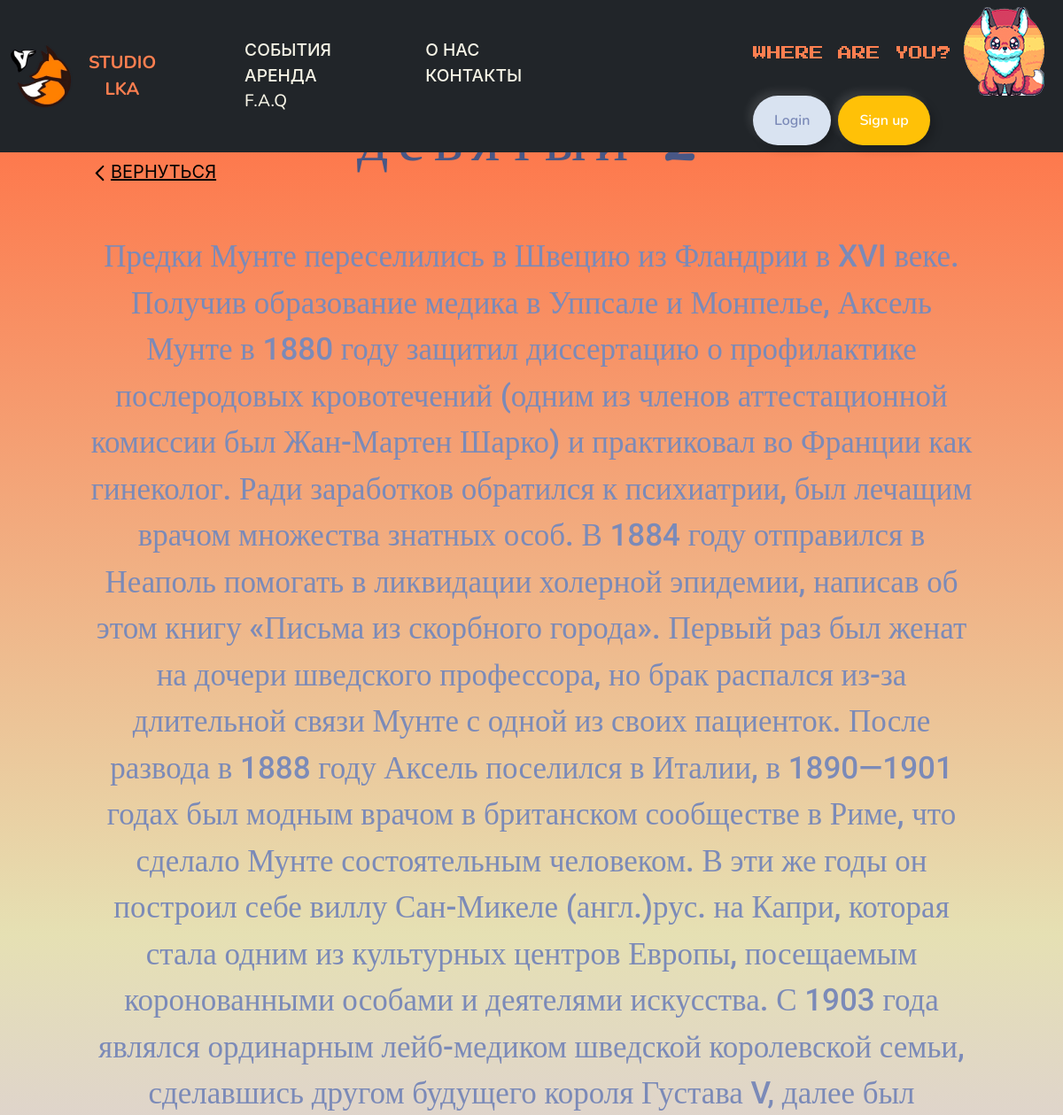
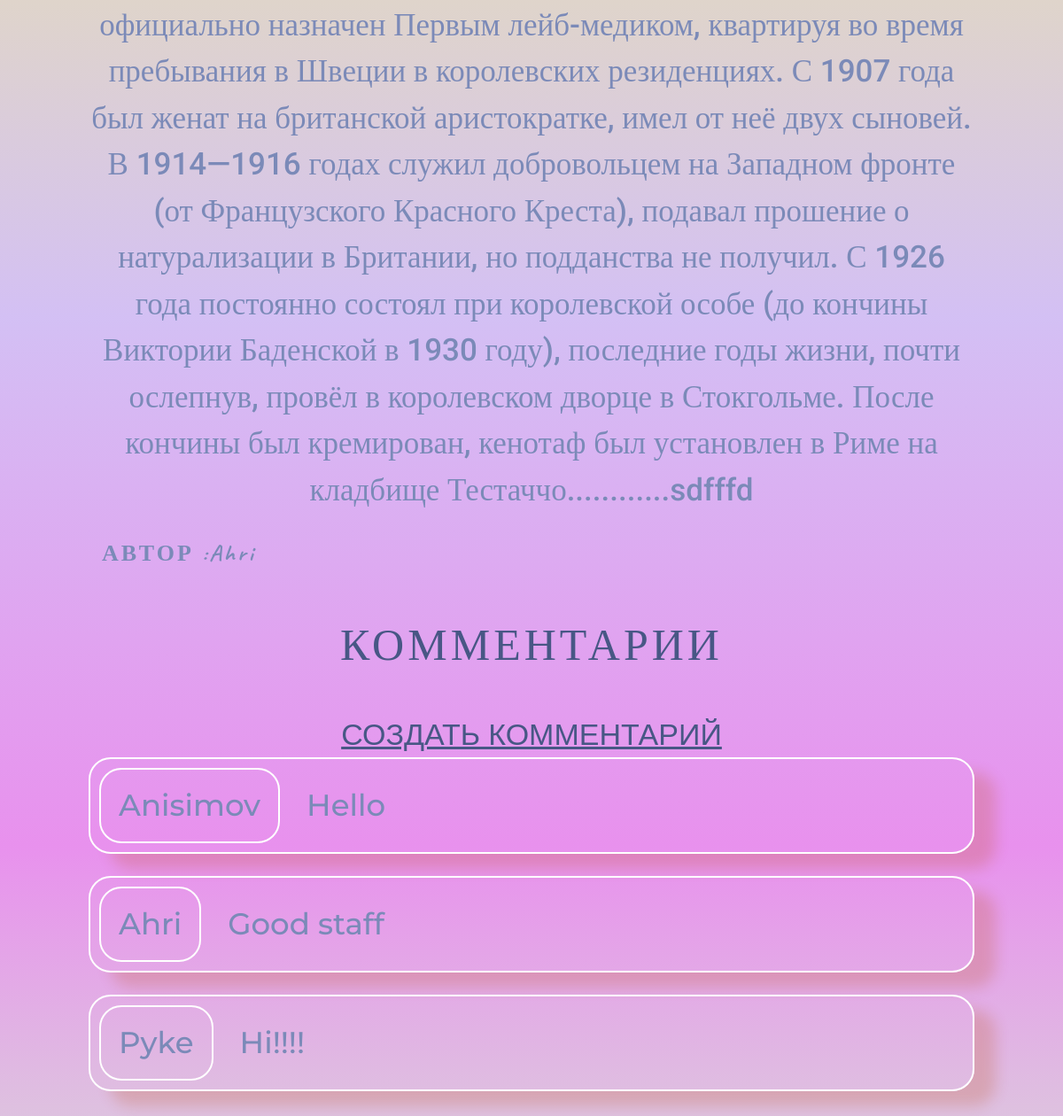
Page /blogs/3/ on the committed database (2 pictures, top to bottom).
### blog/models.py (models this page shows, shortened)
class Post(models.Model):
    title = models.CharField(max_length=200)
    author = models.ForeignKey('auth.User', on_delete=models.CASCADE)
    body = models.TextField()

class Comment(models.Model):
    atricle = models.ForeignKey(Post, on_delete=models.CASCADE, related_name='comments')
    comment = models.CharField(max_length=140)
    author = models.ForeignKey(
        'auth.User',
        on_delete=models.CASCADE,
    )
    def __str__(self):
        return self.comment

### blog/views.py (the view)
# urls.py: path('blogs/<int:pk>/', views.BlogDetailView.as_view(), name='post_detail'),
class BlogDetailView(DetailView):
    model = Post
    template_name = 'post_detail.html'

### templates/post_detail.html (shortened to what this page needs)
<!DOCTYPE html>
{% extends 'base.html' %}
{% load static %}
    {% block content %}
<body class="blog-body">
<section class="post-page">
    <div class="back">
        <a href="{% url 'main_post' %}"><img class="img-back" src="{% static 'IMG/svgs/back.svg' %}" width="25px" height="25px"></a>
        <a href="{% url 'main_post' %}" class="back-page">ВЕРНУТЬСЯ</a>
    </div>
      <div class="blog-new-style">
            <div class="post-detail">
                <h2 class="detail-title"> {{ post.title }} </h2>
                <p class="detail-body"> {{ post.body }} </p>
                <p class="posts-author">АВТОР :{{ post.author }}</p>
                <div class="comments_list">
                    <h1 class="comment_title">КОММЕНТАРИИ</h1>
                    <a href="{% url 'comment_new' post.pk %}"> СОЗДАТЬ КОММЕНТАРИЙ</a>
                    {% for comment in post.comments.all %}
                    <div class="outline_comment">
                            <p>
                                <div class="author_box">
                                    <span class="comment_author">{{ comment.author }} </span>
                                </div>
                                <div class="comments_style">
                                    <p class="comment_text" >{{ comment }}</p>
                                </div>
                            </p>
                        </div>
                    {% endfor %}
                </div>
            </div>
    </div>
</section>
</body>
   {% endblock content %}

### templates/base.html (shortened to what this page needs)
<!DOCTYPE html>
{% load static %}
<html lang="en">
<head>
    {% block css %}
        <link rel="stylesheet" href="{% static 'css/reg_body.css' %}">
        <link rel="stylesheet" href="{% static 'css/base_header.css' %}">
        <link rel="stylesheet" href="{% static 'css/registration.css' %}">
        <link rel="stylesheet" href="{% static 'css/about.css' %}">
        <link rel="stylesheet" href="{% static 'css/blog_style.css' %}">
        <link rel="stylesheet" href="{% static 'css/home_style.css' %}">
        <link rel="stylesheet" href="{% static 'css/contacts.css' %}">
        <link rel="stylesheet" href="{% static 'css/FAQ.css' %}">
        <link rel="stylesheet" href="{% static 'css/gallary.css' %}">
    {% endblock %}
    <link rel="stylesheet" href="https://maxcdn.bootstrapcdn.com/bootstrap/4.0.0/css/bootstrap.min.css"/>
    <link rel="stylesheet" href="css/bootstrap.min.css">
</head>
<body>
 <header>
     <nav class="navbar navbar-expand-md navbar-dark bg-dark mb-5">
         <div class="logo_text_header">
             <a href="{% url 'home' %}"><img src="{% static 'IMG/LOGO/FOXLOGODIS.png' %}" width="100" height="100" alt="Фото студи для аренды"></a>
             <a href="{% url 'home' %}" class="Logo_text">STUDIO <br> LKA</a>
         </div>
         <div class="collapse_nav collapse navbar-collapse" id="navbarCollapse">
            <div class="nav-block">
                <a class="nav_links" href="{% url 'main_post' %}">СОБЫТИЯ</a>
                <a class="nav_links" href="{% url 'about_page' %}">о нас</a>
                <div class="rent" >Аренда
                </div>
                <a class="nav_links" href="{% url 'contacts_page' %}" >контакты
                </a>
                <a class="nav_links" href="{% url 'FAQ_page' %}">F.A.Q</a>
            </div>
              <div class="auth-block">
                  {% if user.is_authenticated %}
                      <div class="logout-box" >
                          <p class="user_name">Hi {{ user.username}} <img src="{% static 'IMG/foxes/red-sleep-fox.png' %}" width="60px" height="60px"></p>
                          <a class="logout-link btn btn-outline-secondary" href="{% url 'logout' %}">logout</a>
                      </div>
                  {% else %}
                      <form class="form-inline ml-auto">
                          <div class="where-fox">
                              <p class="Where-text">WHERE ARE YOU?</p>
                              <img src="{% static 'IMG/foxes/where-foxR.png' %}">
                          </div>
                          <a href="{% url 'login' %}" class="btn btn-outline-secondary">Login</a>
                          <a href="{% url 'signup' %}" class="btn btn-outline-warning ml-2">Sign up</a>
                      </form>
                  {% endif %}
              </div>
         </div>
     </nav>
 </header>
    <div class="container-reg">
        {% block content %}
        {% endblock content %}
    </div>
</body>
</html>

### static/css/reg_body.css (style rules this page uses)
.container-reg { display: flex; flex-direction: column; width: 100%; box-sizing: border-box; height: 100%; z-index: 0; }

### static/css/base_header.css (style rules this page uses)
* { margin: 0; padding: 0; -webkit-box-sizing: border-box; box-sizing: border-box; }
header { width: 100%; height: 100px; background: #272727; position: fixed; z-index: 3; }
.Logo_text { font-size: 20px; text-align: center; text-decoration: none; margin-top: 20px; font-weight: bold; color: coral; }
.nav_links { color: #f6f4e6; text-decoration: none; font-size: 1.2em; text-transform: uppercase; font-weight: 500; display: inline-block; width: 80px; margin-right: 120px; -webkit-transition: all 0.2s ease-in-out; transition: all 0.2s ease-in-out; }
.collapse_nav { display: flex; justify-content: space-between; padding: 0 0 0 100px; }
.rent { color: #f6f4e6; text-decoration: none; font-size: 1.2em; text-transform: uppercase; font-weight: 500; display: inline-block; width: 80px; margin-right: 120px; -webkit-transition: all 0.2s ease-in-out; transition: all 0.2s ease-in-out; }
.logo_text_header { display: flex; width: 200px; height: 100px; }
.where-fox { display: flex; width: 350px; height: 100px; }
.Where-text { font-size: 16px; font-family: 'Press Start 2P', cursive; margin-top: 40px; margin-right: 10px; color: coral; }

### static/css/about.css (style rules this page uses)
* { margin: 0; padding: 0; -webkit-box-sizing: border-box; box-sizing: border-box; }

### static/css/blog_style.css (style rules this page uses)
* { margin: 0; padding: 0; -webkit-box-sizing: border-box; box-sizing: border-box; }
.blog-body { min-height: 100%; }
.post-page { position: relative; top: 110px; width: 100%; height: 100%; min-height: 900px; padding: 0 100px 0 100px ; text-align: center; background-image: linear-gradient(180deg, #FF7246 0%, rgba(239, 222, 133, 0.572917) 36.98%, rgba(208, 170, 246, 0.62) 59.05%, rgba(255, 22, 232, 0.4) 82.29%, #D9D9D9 100%); }
.detail-title { font-size: 70px; font-family: 'Pacifico'; letter-spacing: 10px; }
.detail-body { font-size: 35px; font-family: 'Roboto'; font-weight: 500; margin: 70px 0 0 0; }
.back { position: absolute; top: 70px; display: flex; width: 100px; height: 50px; }
.back-page { color: black; font-size: 20px; transition-duration: 0.5s; }
.img-back { margin: 3px 0 0 0; }
.posts-author { font-size: 26px; font-family: 'Caveat'; font-weight: bold; letter-spacing: 3px; text-align: left; margin: 25px 0 0 15px; }
.comments_list { font-size: 34px; font-family: "Montserrat", sans-serif; font-weight: 500; }
.author_box { margin: 10px 30px 10px 10px; border: 2px solid white; border-radius: 25px; padding: 15px 20px 15px 20px; }
.comment_title { font-family: 'Pacifico'; font-size: 50px; letter-spacing: 4px; margin: 50px 0 50px 0; }
.outline_comment { display: flex; align-items: center; border: 2px solid white; border-radius: 25px; margin-bottom: 25px ; box-shadow: 24px 17px 16px 0px rgba(184, 69, 7, 0.2); }
.comment_text { margin: 0; }
.comments_style { margin-right: 40px; }

### static/css/home_style.css (style rules this page uses)
* { margin: 0; padding: 0; -webkit-box-sizing: border-box; box-sizing: border-box; }

### static/css/contacts.css (style rules this page uses)
* { margin: 0; padding: 0; -webkit-box-sizing: border-box; box-sizing: border-box; }

### static/css/gallary.css (style rules this page uses)
* { margin: 0; padding: 0; -webkit-box-sizing: border-box; box-sizing: border-box; }

### rows in the picture
Post: body "Предки Мунте переселились в Швецию из Фландрии в XVI веке. Получив образование медика в Уппсале и Монпелье, Аксель Мунте в 1880 году защитил диссертацию о профилактике послеродовых кровотечений (одним из членов аттестационной комиссии был Жан-Мартен Шарко) и практиковал во Франции как гинеколог. Ради заработков обратился к психиатрии, был лечащим врачом множества знатных особ. В 1884 году отправился в Неаполь помогать в ликвидации холерной эпидемии, написав об этом книгу «Письма из скорбного города». Первый раз был женат на дочери шведского профессора, но брак распался из-за длительной связи Мунте с одной из своих пациенток. После развода в 1888 году Аксель поселился в Италии, в 1890—1901…", author "Ahri"
Comment: author "Anisimov", comment "Hello"
Comment: author "Ahri", comment "Good staff"
Comment: author "Pyke", comment "Hi!!!!"
